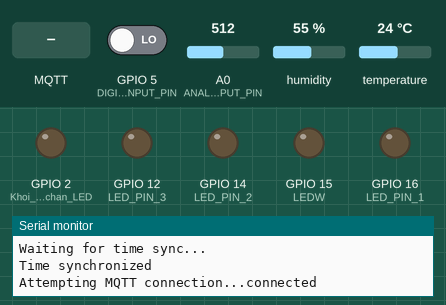
The sketch below on a simulated ESP8266 (NodeMCU). Parts: output pins drawn as LEDs (lit = HIGH), the last lines printed to the serial monitor. Dashed ring = blinking. The inputs (shaded band) are chosen by the test bench; at power-on: GPIO 5 (DIGITAL_INPUT_PIN) LOW, A0 (ANALOG_INPUT_PIN) = 512, humidity 55 %, temperature 24 °C. WiFi joins after 1.5 s; servers stay silent unless stated; the local clock reads 2024-03-15 10:24:30 at power-on unless the sketch sets it; random numbers use the default seed unless the sketch sets one; no MQTT or app messages arrive unless stated.

Above: at 2.7 s.
2.8 s: MQTT message "LED1_ON" arrives on the first subscribed topic
At 3.7 s:
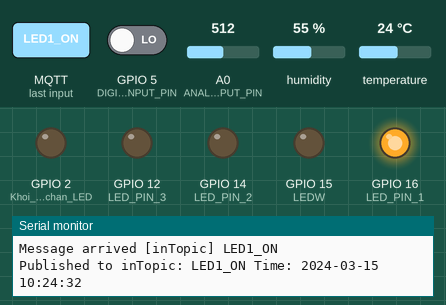
4.3 s: MQTT message "ON_ALL" arrives on the first subscribed topic
At 4.9 s:
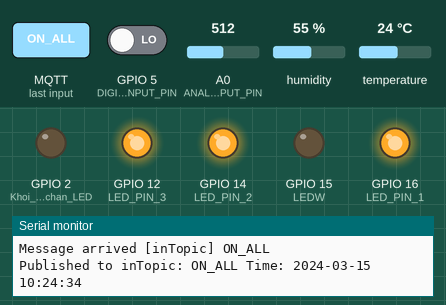
5.8 s: MQTT message "LED1_OFF" arrives on the first subscribed topic
At 7.0 s:
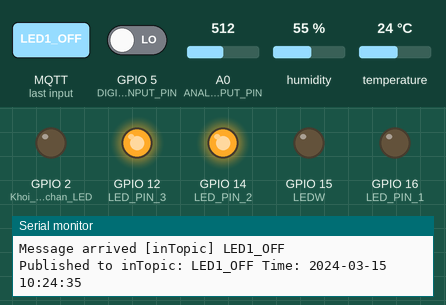
7.3 s: MQTT message "OFF_ALL" arrives on the first subscribed topic
At 20.15 s:
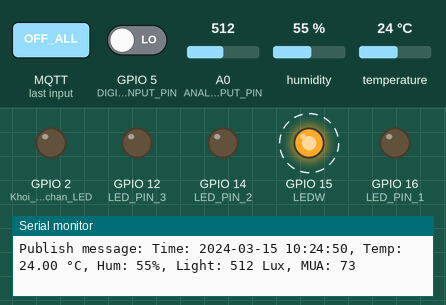
21.3 s: MQTT message "LED2_ON" arrives on the first subscribed topic
At 23.7 s:
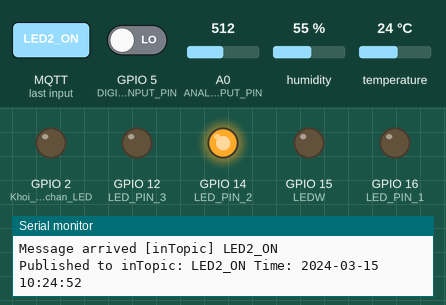
24.0 s: MQTT message "LED2_OFF" arrives on the first subscribed topic
At 24.7 s:
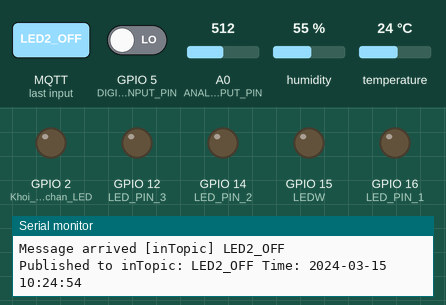
Timing chart, 0 to 26.5 s (numbered marks = the images above; inputs shaded):
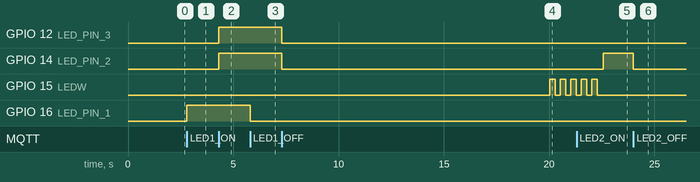

Measured:
- after the input at 2.8 s, GPIO 16 (LED_PIN_1): LOW → HIGH at once
- after the input at 4.3 s, GPIO 12 (LED_PIN_3), GPIO 14 (LED_PIN_2): LOW → HIGH at once
- after the input at 5.8 s, GPIO 16 (LED_PIN_1): HIGH → LOW at once
- after the input at 7.3 s, GPIO 12 (LED_PIN_3), GPIO 14 (LED_PIN_2): HIGH → LOW at once
- after the input at 21.3 s, GPIO 14 (LED_PIN_2): LOW → HIGH after 1.3 s
- after the input at 24.0 s, GPIO 14 (LED_PIN_2): HIGH → LOW at once

The sketch:

mangcambien.ino
```cpp
#include <ESP8266WiFi.h>
#include <PubSubClient.h>
#include "DHT.h"
#include <time.h>  // Them thu vien time.h de lay thoi gian

// Cau hinh WiFi va MQTT
const char* ssid = "tftgod";
const char* password = "00000001";
const char* mqtt_server = "192.168.137.1";  // Dia chi IP Mosquitto MQTT Broker

// Cau hinh cam bien DHT
#define DPIN 4        // GPIO ket noi cam bien DHT (D2)
#define DTYPE DHT11   // Xac dinh loai cam bien DHT 11 hoac DHT22

DHT dht(DPIN, DTYPE);

// Cau hinh cam bien
#define ANALOG_INPUT_PIN A0  // Chan analog (A0 tren ESP8266)
#define DIGITAL_INPUT_PIN 5  // Chan digital (D1 tren ESP8266 tuong ung voi GPIO5)

// Cau hinh chan LED
#define LED_PIN_1 16  // Chan D0 (GPIO 16)
#define LED_PIN_2 14  // Chan D5 (GPIO 14)
#define LED_PIN_3 12  // Chan D6 (GPIO 12)
#define LEDW 15
// Cau hinh MQTT client
WiFiClient espClient;
PubSubClient client(espClient);

unsigned long lastMsg = 0;
#define MSG_BUFFER_SIZE (100)
char msg[MSG_BUFFER_SIZE];

// Cau hinh mui gio va server NTP
const char* ntpServer = "pool.ntp.org";
const long gmtOffset_sec = 7 * 3600;  // GMT+7 (Chinh sua theo mui gio cua ban)
const int daylightOffset_sec = 0;

// Ham lay thoi gian hien tai
String getFormattedTime() {
  time_t now = time(nullptr);
  if (now < 0) { // Kiểm tra thời gian hợp lệ
    return "N/A"; // Trả về N/A nếu thời gian chưa được đồng bộ
  }

  struct tm timeinfo;
  localtime_r(&now, &timeinfo);
  char buffer[30];
  strftime(buffer, 30, "%Y-%m-%d %H:%M:%S", &timeinfo);
  return String(buffer);
}

void setup_wifi() {
  delay(10);
  Serial.println();
  Serial.print("Connecting to ");
  Serial.println(ssid);

  WiFi.mode(WIFI_STA);
  WiFi.begin(ssid, password);

  while (WiFi.status() != WL_CONNECTED) {
    delay(500);
    Serial.print(".");
  }

  Serial.println("");
  Serial.println("WiFi connected");
  Serial.println("IP address: ");
  Serial.println(WiFi.localIP());

  // Cau hinh NTP de lay thoi gian
  configTime(gmtOffset_sec, daylightOffset_sec, ntpServer);
  Serial.println("Waiting for time sync...");

  // Thêm thời gian chờ cho đến khi có thời gian hợp lệ
  for (int i = 0; i < 10; i++) {
    if (time(nullptr) > 0) {
      break; // Thoát nếu thời gian hợp lệ
    }
    delay(1000);
    Serial.print(".");
  }

  Serial.println("\nTime synchronized");
}

void callback(char* topic, byte* payload, unsigned int length) {
    Serial.print("Message arrived [");
    Serial.print(topic);
    Serial.print("] ");

    // Chuyển payload thành chuỗi
    String message;
    for (int i = 0; i < length; i++) {
        message += (char)payload[i];
    }

    Serial.println(message);

    // Lấy thời gian từ NTP
    String currentTime = getFormattedTime();

    // Biến lưu thông điệp
    String mqttMessage = "";


// Bật tắt LED tương ứng với tin nhắn
    if (message == "LED1_ON") {
        digitalWrite(LED_PIN_1, HIGH);
        mqttMessage = "LED1_ON Time: " + currentTime;
    } else if (message == "LED1_OFF") {
        digitalWrite(LED_PIN_1, LOW);
        mqttMessage = "LED1_OFF Time: " + currentTime;
    } else if (message == "LED2_ON") {
        digitalWrite(LED_PIN_2, HIGH);
        mqttMessage = "LED2_ON Time: " + currentTime;
    } else if (message == "LED2_OFF") {
        digitalWrite(LED_PIN_2, LOW);
        mqttMessage = "LED2_OFF Time: " + currentTime;
    } else if (message == "LED3_ON") {
        digitalWrite(LED_PIN_3, HIGH);
        mqttMessage = "LED3_ON Time: " + currentTime;
    } else if (message == "LED3_OFF") {
        digitalWrite(LED_PIN_3, LOW);
        mqttMessage = "LED3_OFF Time: " + currentTime;
    } else if (message == "ON_ALL") {
        digitalWrite(LED_PIN_1, HIGH);
        digitalWrite(LED_PIN_2, HIGH);
        digitalWrite(LED_PIN_3, HIGH);
        mqttMessage = "ON_ALL Time: " + currentTime;
    } else if (message == "OFF_ALL") {
        digitalWrite(LED_PIN_1, LOW);
        digitalWrite(LED_PIN_2, LOW);
        digitalWrite(LED_PIN_3, LOW);
        mqttMessage = "OFF_ALL Time: " + currentTime;
    }

    // Nếu có thông điệp được tạo, gửi đến inTopic
    if (mqttMessage != "") {
        client.publish("inTopic", mqttMessage.c_str());
        Serial.print("Published to inTopic: ");
        Serial.println(mqttMessage);
    }
}

void reconnect() {
  while (!client.connected()) {
    Serial.print("Attempting MQTT connection...");
    String clientId = "ESP8266Client-";
    clientId += String(random(0xffff), HEX);
    // Thuc hien ket noi voi ten nguoi dung va mat khau
    if (client.connect(clientId.c_str(), "def", "123456")) {
      Serial.println("connected");
      client.subscribe("inTopic");
    } else {
      Serial.print("failed, rc=");
      Serial.print(client.state());
      Serial.println(" try again in 5 seconds");
      delay(5000);
    }
  }
}

void setup() {
  pinMode(BUILTIN_LED, OUTPUT);  // Khoi tao chan LED
  pinMode(DIGITAL_INPUT_PIN, INPUT);  // Khoi tao chan digital
  pinMode(LED_PIN_1, OUTPUT);  // Khoi tao chan LED 1
  pinMode(LED_PIN_2, OUTPUT);  // Khoi tao chan LED 2
  pinMode(LED_PIN_3, OUTPUT);  // Khoi tao chan LED 3
  pinMode(LEDW, OUTPUT);
  Serial.begin(115200);
  setup_wifi();
  client.setServer(mqtt_server, 1110);
  client.setCallback(callback);
  dht.begin();
}

void loop() {
  if (!client.connected()) {
    reconnect();
  }
  client.loop();

  unsigned long now = millis();
  if (now - lastMsg > 10000) {  // Chu ky phat 10 giay
    lastMsg = now;

    // Doc du lieu tu cam bien DHT
    float tc = dht.readTemperature(false);  // Doc nhiet do (°C)
    float hu = dht.readHumidity();          // Doc do am

    // Doc gia tri tu cac chan analog va digital
    int analogValue = analogRead(ANALOG_INPUT_PIN); // Doc gia tri tu chan A0 (cam bien anh sang)
    int digitalValue = digitalRead(DIGITAL_INPUT_PIN); // Doc gia tri tu GPIO5 (chan digital)
    int muavalue = random (0,100);
    // Kiem tra loi doc cam bien DHT
    if (isnan(tc) || isnan(hu)) {
      Serial.println("Failed to read from DHT sensor!");
      return;
    }
    // Lay thoi gian thuc tu NTP
    String currentTime = getFormattedTime();

    // Phat du lieu nhiet do, do am, cam bien va thoi gian
    snprintf(msg, MSG_BUFFER_SIZE, "Time: %s, Temp: %.2f °C, Hum: %.0f%%, Light: %d Lux, MUA: %d", currentTime.c_str(), tc, hu, analogValue, muavalue);
    Serial.print("Publish message: ");
    Serial.println(msg);
    client.publish("outTopic", msg);


    if (muavalue >= 60) {
            for (int i=0;i<5;i++) {
            digitalWrite(LEDW, HIGH);
            delay(250);
            digitalWrite(LEDW, LOW);
            delay(250);
        }
          } else {
            digitalWrite(LEDW, LOW);
            }

    delay(50);
  }
}
```
